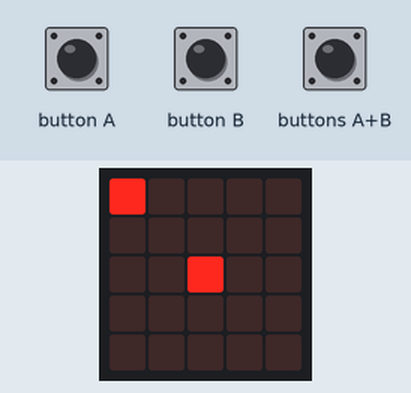
Recording of a program running on a simulated BBC micro:bit (MakeCode). Parts: the board's 5×5 LED display. The inputs (shaded band) are chosen by the test bench.

Above: at 1.2 s.
1.3 s: button A pressed for 0.15 s
At 2.3 s:
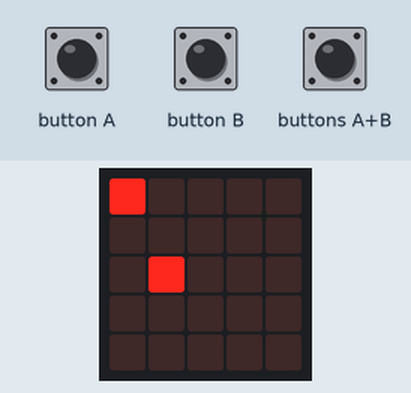
2.9 s: buttons A+B pressed for 0.15 s
At 3.6 s:
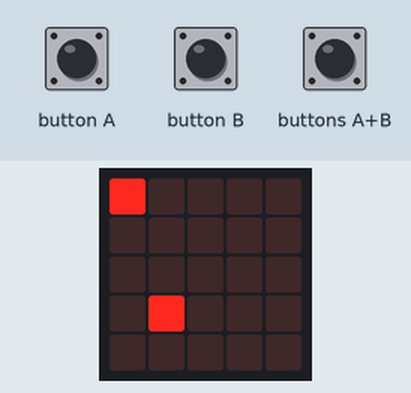
4.5 s: button B pressed for 0.15 s
At 5.8 s:
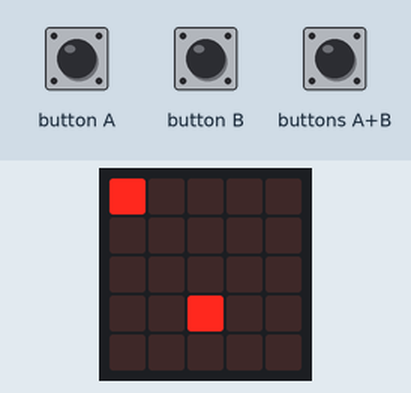
6.1 s: buttons A+B pressed for 1 s
At 8.3 s:
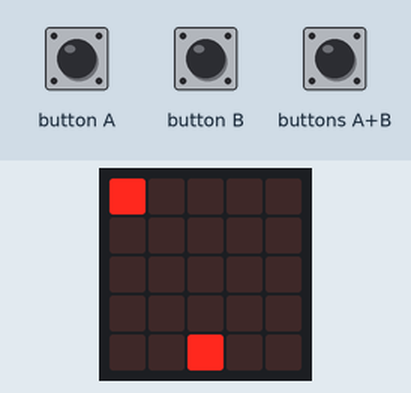
8.6 s: button A pressed for 0.15 s
At 9.1 s:
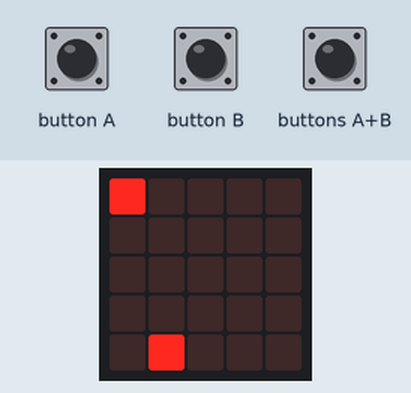
10.2 s: buttons A+B pressed for 0.15 s
At 11.5 s:
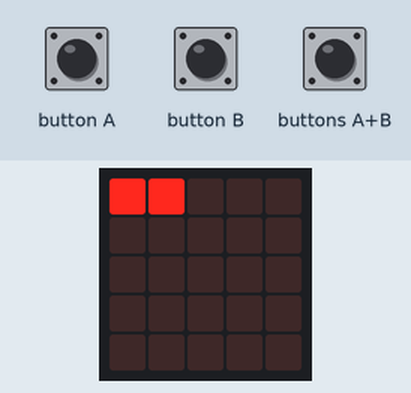
Timing chart, 0 to 12.8 s (numbered marks = the images above; inputs shaded):
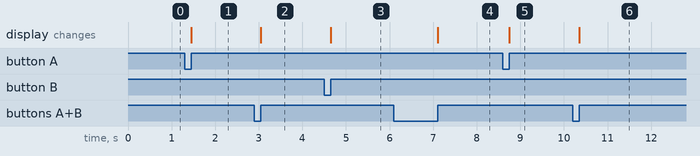

The program:

atrapa-el-punto-v2.py
```python
# Configuración de eventos

def on_button_pressed_a():
    global cursor_x
    cursor_x = (cursor_x - 1) % 5
    draw_screen()
input.on_button_pressed(Button.A, on_button_pressed_a)

def game_loop():
    while True:
        check_collision()
        basic.pause(100)

def on_button_pressed_ab():
    global cursor_y
    cursor_y = (cursor_y + 1) % 5
    draw_screen()
input.on_button_pressed(Button.AB, on_button_pressed_ab)

def on_button_pressed_b():
    global cursor_x
    cursor_x = (cursor_x + 1) % 5
    draw_screen()
input.on_button_pressed(Button.B, on_button_pressed_b)

# Función para mostrar la pantalla
def draw_screen():
    basic.clear_screen()
    led.plot(star_x, star_y)
    # Dibuja la estrella
    led.plot(cursor_x, cursor_y)
# Dibuja el cursor
# Botón A mueve el cursor hacia la izquierda
# Botón B mueve el cursor hacia la derecha
# Botón AB mueve el cursor hacia abajo
# Actualiza la estrella y puntuación cuando el cursor la atrapa
def check_collision():
    global score, star_x, star_y
    if cursor_x == star_x and cursor_y == star_y:
        score += 1
        basic.show_string("Score: " + ("" + str(score)))
        star_x = Math.random_range(0, 4)
        star_y = Math.random_range(0, 4)
        draw_screen()
score = 0
star_y = 0
star_x = 0
cursor_y = 0
cursor_x = 0
cursor_x = 2
cursor_y = 2
# Juego principal
draw_screen()
game_loop()
```

Measured:
- after the input at 1.3 s, the display: changes after 0.15 s (image 1)
- after the input at 2.9 s, the display: changes after 0.15 s (image 2)
- after the input at 4.5 s, the display: changes after 0.15 s (image 3)
- after the input at 6.1 s, the display: changes after 1.0 s (image 4)
- after the input at 8.6 s, the display: changes after 0.15 s (image 5)
- after the input at 10.2 s, the display: changes after 0.15 s (image 6)
